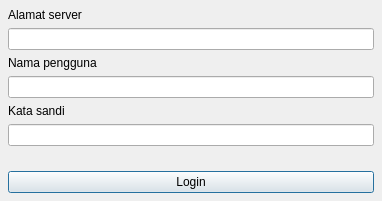
<?xml version="1.0" encoding="UTF-8"?>
<ui version="4.0">
 <class>DialogLogin</class>
 <widget class="QDialog" name="DialogLogin">
  <property name="geometry">
   <rect>
    <x>0</x>
    <y>0</y>
    <width>382</width>
    <height>201</height>
   </rect>
  </property>
  <property name="windowTitle">
   <string>Login - RRYZ</string>
  </property>
  <property name="modal">
   <bool>true</bool>
  </property>
  <layout class="QVBoxLayout" name="verticalLayout">
   <property name="leftMargin">
    <number>8</number>
   </property>
   <property name="topMargin">
    <number>8</number>
   </property>
   <property name="rightMargin">
    <number>8</number>
   </property>
   <property name="bottomMargin">
    <number>8</number>
   </property>
   <item>
    <widget class="QLabel" name="label">
     <property name="text">
      <string>Alamat server</string>
     </property>
    </widget>
   </item>
   <item>
    <widget class="QLineEdit" name="txtAlamatServer"/>
   </item>
   <item>
    <widget class="QLabel" name="label_2">
     <property name="text">
      <string>Nama pengguna</string>
     </property>
    </widget>
   </item>
   <item>
    <widget class="QLineEdit" name="txtNamaPengguna"/>
   </item>
   <item>
    <widget class="QLabel" name="label_3">
     <property name="text">
      <string>Kata sandi</string>
     </property>
    </widget>
   </item>
   <item>
    <widget class="QLineEdit" name="txtKataSandi">
     <property name="text">
      <string/>
     </property>
     <property name="echoMode">
      <enum>QLineEdit::Password</enum>
     </property>
    </widget>
   </item>
   <item>
    <spacer name="verticalSpacer">
     <property name="orientation">
      <enum>Qt::Vertical</enum>
     </property>
     <property name="sizeType">
      <enum>QSizePolicy::MinimumExpanding</enum>
     </property>
     <property name="sizeHint" stdset="0">
      <size>
       <width>20</width>
       <height>12</height>
      </size>
     </property>
    </spacer>
   </item>
   <item>
    <widget class="QPushButton" name="btnLogin">
     <property name="text">
      <string>Login</string>
     </property>
     <property name="default">
      <bool>true</bool>
     </property>
    </widget>
   </item>
  </layout>
 </widget>
 <resources/>
 <connections/>
</ui>
